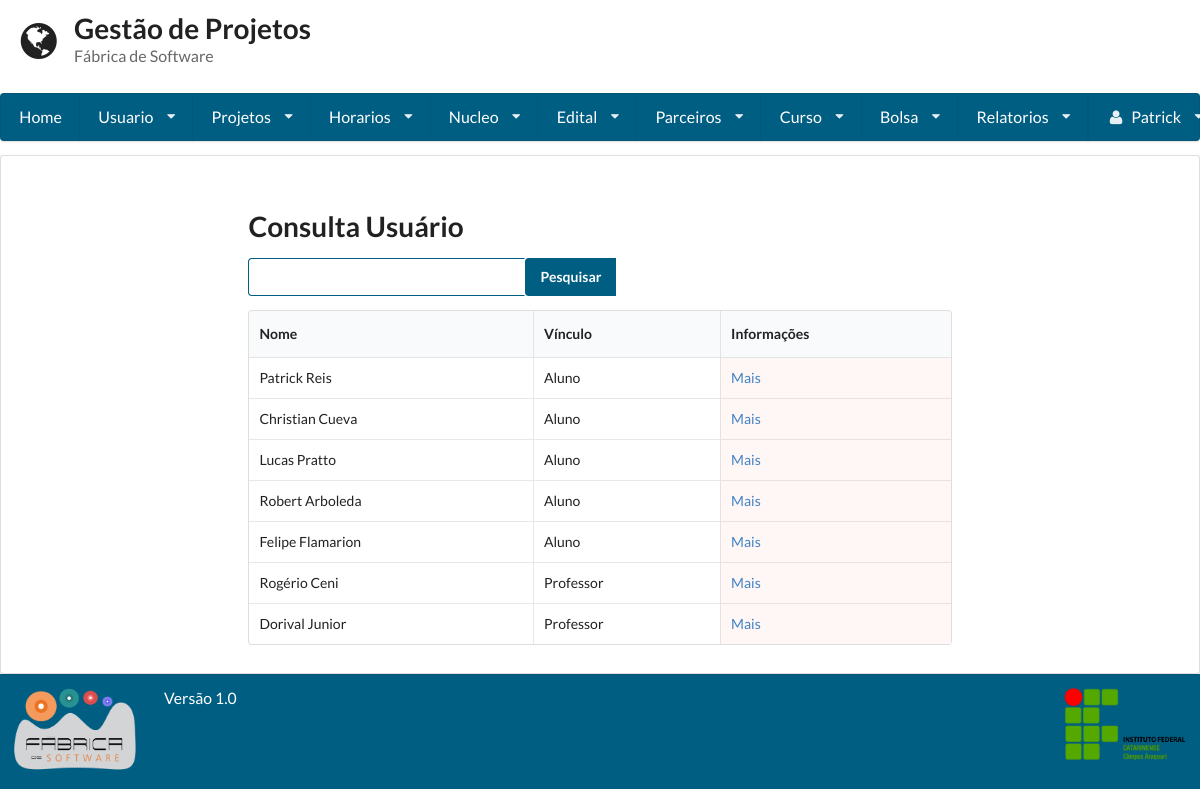
Page /consulta_usuario/ (signed in) on the earlier database version.
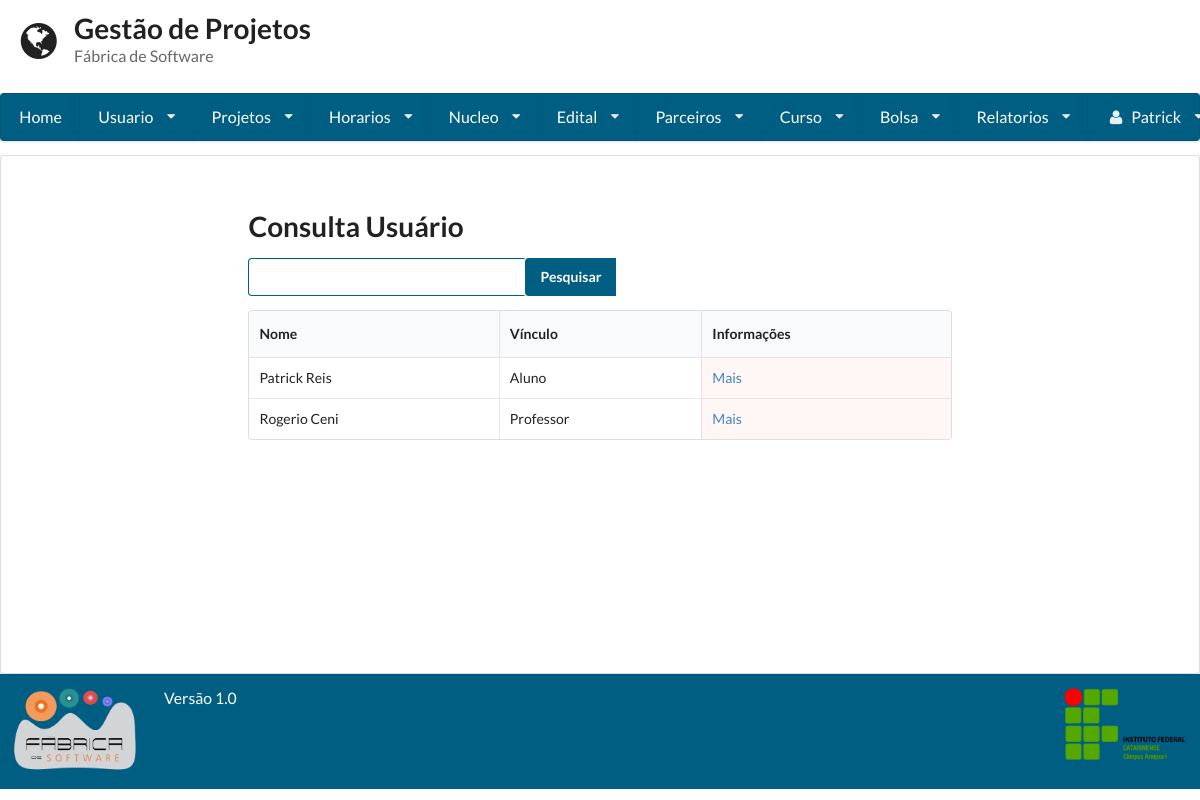
Same page on the later database version.
### gestaoapp/models/usuario.py (models this page shows, shortened)
class Usuario(User):
    PERIODO_CHOICES = (
        ('primeiro', '1° Semestre'),
        ('segundo', '2° Semestre'),
        ('terceiro', '3° Semestre'),
        ('quarto', '4° Semestre'),
        ('quinto', '5° Semestre'),
        ('sexto', '6° Semestre'),
        ('setimo', '7° Semestre'),
        ('oitavo', '8° Semestre'),
        ('nono', '9° Semestre'),
        ('decimo', '10° Semestre'),
    )
    VINCULO_CHOICES = (
        ('Aluno', 'Aluno'),
        ('Professor', 'Professor'),
    )
    periodo = models.CharField(
        max_length=255, null=True, blank=True,
        choices=PERIODO_CHOICES
    )
    vinculo_institucional = models.CharField(
        max_length=255, null=True, blank=True,
        choices=VINCULO_CHOICES)
    email_opcional = models.EmailField(max_length=254, null=True, blank=True)
    matricula = models.CharField(max_length=255, unique=True)
    foto = models.ImageField(upload_to='profile_images')
    carga_horaria = models.IntegerField(validators=[MaxValueValidator(100), MinValueValidator(1)])
    telefone1 = models.CharField(max_length=11)
    telefone2 = models.CharField(max_length=11, blank=True, null=True)
    curso = models.ForeignKey(Curso, null=True, blank=True)
    verificacao = models.CharField(max_length=255, null=True, blank=True, unique=True)
    lattes = models.URLField(null=True, blank=True)
    desc = models.TextField()
    super_adm = models.BooleanField(default=False)

### gestaoapp/views/usuario.py (the view, shortened to what this page needs)
# urls.py: url(r'^consulta_usuario/', ConsultaUsuario.as_view()),
class ConsultaUsuario(LoginRequiredMixin, View):
    template = 'usuario/consulta.html'
    def get(self, request):
        form = Busca()
        usuario = Usuario.objects.all()
        return render(request, self.template, {'usuarios': usuario, "form": form})

### gestaoapp/forms/busca.py
class Busca(forms.Form):
	nome = forms.CharField(label='Buscar', widget=forms.TextInput)

### gestaoapp/templates/usuario/consulta.html (shortened to what this page needs)
{% extends 'base.html' %}
{% block conteudo %}
    {% if user.is_superuser %}
        <form method='POST' action='/consulta_usuario/' class="ui form">
            <h1 class=" ui header">Consulta Usuário</h1>
            <div class="ui action input">
                {{ form.nome }}
                <input type="submit" value="Pesquisar" class='icon search'>
            </div>
        </form>
        <table class="ui celled table">
            <thead>
            <tr>
                <th>Nome</th>
                <th>Vínculo</th>
                <th>Informações</th>
            </tr>
            </thead>
            <tbody>
            {% for usuario in usuarios %}
                <tr>
                    <td>{{ usuario.first_name }} {{ usuario.last_name }}</td>
                    <td>{{ usuario.vinculo_institucional }}</td>
                    <td class="negative"><a href="../visualizar_usuario/{{ usuario.id }}">Mais</a></td>
                </tr>
            {% endfor %}
            </tbody>
        </table>
    {% endif %}
{% endblock %}

### gestaoapp/templates/base.html (shortened to what this page needs)
<!doctype html>
<head>
    {% load staticfiles %}
    <link rel="stylesheet" href="{% static 'semantic-2.1/dist/semantic.css' %}"/>
    <link rel="stylesheet" href="{% static 'base.css' %}"/>
</head>
<body class="cor-fundo">
<header class="cabecalho">
    <div class="ui grid">
        <div class="row">
            <div class='twelve wide column'>
                <h1 class="ui header">
                    <i class='ui icon world'></i>
                    <div class="ui content">
                        Gestão de Projetos
                        <p class="sub header">
                            Fábrica de Software
                        </p>
                    </div>
                </h1>
            </div>
        </div>
        {% if user.is_authenticated %}
            <div class="computer only row">
                <nav class="ui large menu stackable"><a class="item" href="/home">Home</a>
                    <div class="ui dropdown item">Usuario<i class="dropdown icon"></i>
                    </div>
                    <div class="ui dropdown item">Projetos<i class="dropdown icon"></i>
                    </div>
                    <div class="ui dropdown item">Horarios<i class="dropdown icon"></i>
                    </div>
                    <div class="ui dropdown item">Nucleo<i class="dropdown icon"></i>
                    </div>
                    <div class="ui dropdown item">Edital<i class="dropdown icon"></i>
                    </div>
                    <div class="ui dropdown item">Parceiros<i class="dropdown icon"></i>
                    </div>
                    {% if user.is_superuser %}
                        <div class="ui dropdown item">Curso<i class="dropdown icon"></i>
                        </div>
                    {% endif %}
                    {% if user.is_superuser %}
                        <div class="ui dropdown item">Bolsa<i class="dropdown icon"></i>
                        </div>
                    {% endif %}
                    {% if user.is_superuser %}
                        <div class="ui dropdown item">Relatorios<i class="dropdown icon"></i>
                        </div>
                    {% endif %}
                    <div class="ui dropdown item right floated"><i class="user icon"></i>
                        {{ request.user.first_name }} <i class="dropdown icon"></i>
                    </div>
                </nav>
            </div>
        {% endif %}
    </div>
</header>
<article class="corpo ui segment cor-conteudo">
    <div class="ui grid">
        <div class="row">
            <div class="three wide column"></div>
            <div class="ten wide column">
                {% block conteudo %}
                {% endblock %}
            </div>
        </div>
    </div>
</article>
<footer class="ui grid rodape verde_escuro">
    <div class="two wide column">
        <img class="ui small image" src="{% static 'fabrica.png' %}">
    </div>
    <div class=" twelve wide column">
        <label class="centered"> Versão 1.0 </label>
    </div>
    <div class="two wide column">
        <img class="ui small image" src="{% static 'ifc2.png' %}">
    </div>
</footer>
</body>
</html>

### static/base.css (style rules this page uses)
.ui.grid { margin:0 !important; padding:0 !important; }
.cabecalho { min-height: 16% !important; color: #005e83 !important; }
.cabecalho .grid { margin:0 !important; padding:0 !important; }
.corpo { min-height: 64.9% !important; }
.rodape { min-height: 11% !important; }
article { margin: 0 !important; }
input.icon.search { background-color: #005e83 !important; color: #fff !important; font-weight: bold !important; }
.verde_escuro { background:#005e83 !important; color:#FFFFFF !important; }
.ui.menu { width: 100% !important; background-color: #005e83 !important; }
.ui.menu > .item { color: #FFF !important; }
label { font-size: 1.125em !important; }
input { border-color: #005E83 !important; }

Differences in the rows shown:
removed Usuario: first_name "Christian", last_name "Cueva", vinculo_institucional "Aluno"
removed Usuario: first_name "Lucas", last_name "Pratto", vinculo_institucional "Aluno"
removed Usuario: first_name "Robert", last_name "Arboleda", vinculo_institucional "Aluno"
removed Usuario: first_name "Felipe", last_name "Flamarion", vinculo_institucional "Aluno"
removed Usuario: first_name "Rogério", last_name "Ceni", vinculo_institucional "Professor"
removed Usuario: first_name "Dorival", last_name "Junior", vinculo_institucional "Professor"
added Usuario: first_name "Rogerio", last_name "Ceni", vinculo_institucional "Professor"
